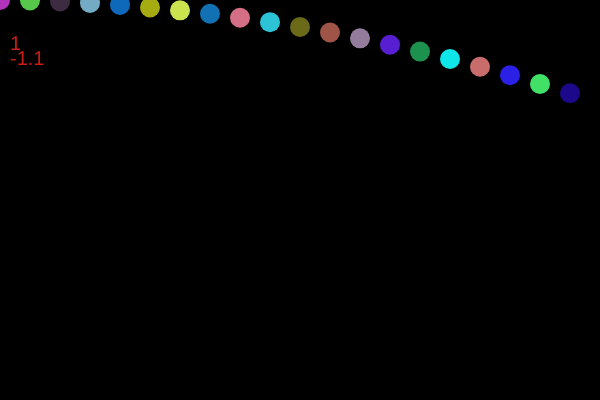
Frame 1 (no input)
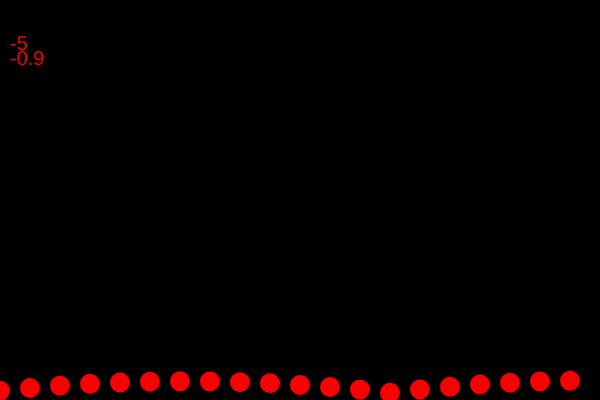
Frame 60 (no input)
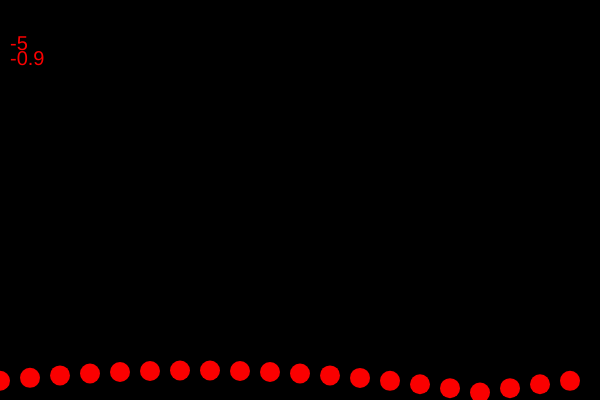
Frame 120 (the mouse pressed at the canvas centre since frame 60)

The p5.js sketch that drew these frames (run headless with seeded random() and noise() and a simulated clock; from frame 60 on, the mouse is pressed at the canvas centre):

// p5.js sketch
// ── sketch.js

var posY = 100;
var velocidade = 1;
var aceleracao = .98;
var raio = 20;
var acelImpact = -1.1;
var bol = false;



function setup() {

createCanvas(600,400);

colorMode(RGB);
background (0);
noStroke();
fill(200,30,20);
textSize(20);


posY = 0;



}

function draw() {

background (0);
text (int(velocidade), 10,50);
text (acelImpact, 10,65);


for(var i = 0; i < 20; i++){
colorir(velocidade,bol);
ellipse (i*(width/20),posY/2,raio,raio);

posY = posY+velocidade;
velocidade = velocidade + aceleracao;



if (posY > height*2-raio || posY <= 0+raio && velocidade < 0 ) {
  velocidade = velocidade * acelImpact;
  if (velocidade > 200 && acelImpact == -1.1){
    acelImpact = -0.9;
    bol= true;}

}

}
}

function colorir (vel, liga){

var opt = liga;
var randomGrau = vel;

fill (random(250-randomGrau),random(250-randomGrau),random(250-randomGrau));

if (opt == true){
 fill(250,0,0);
}

}
